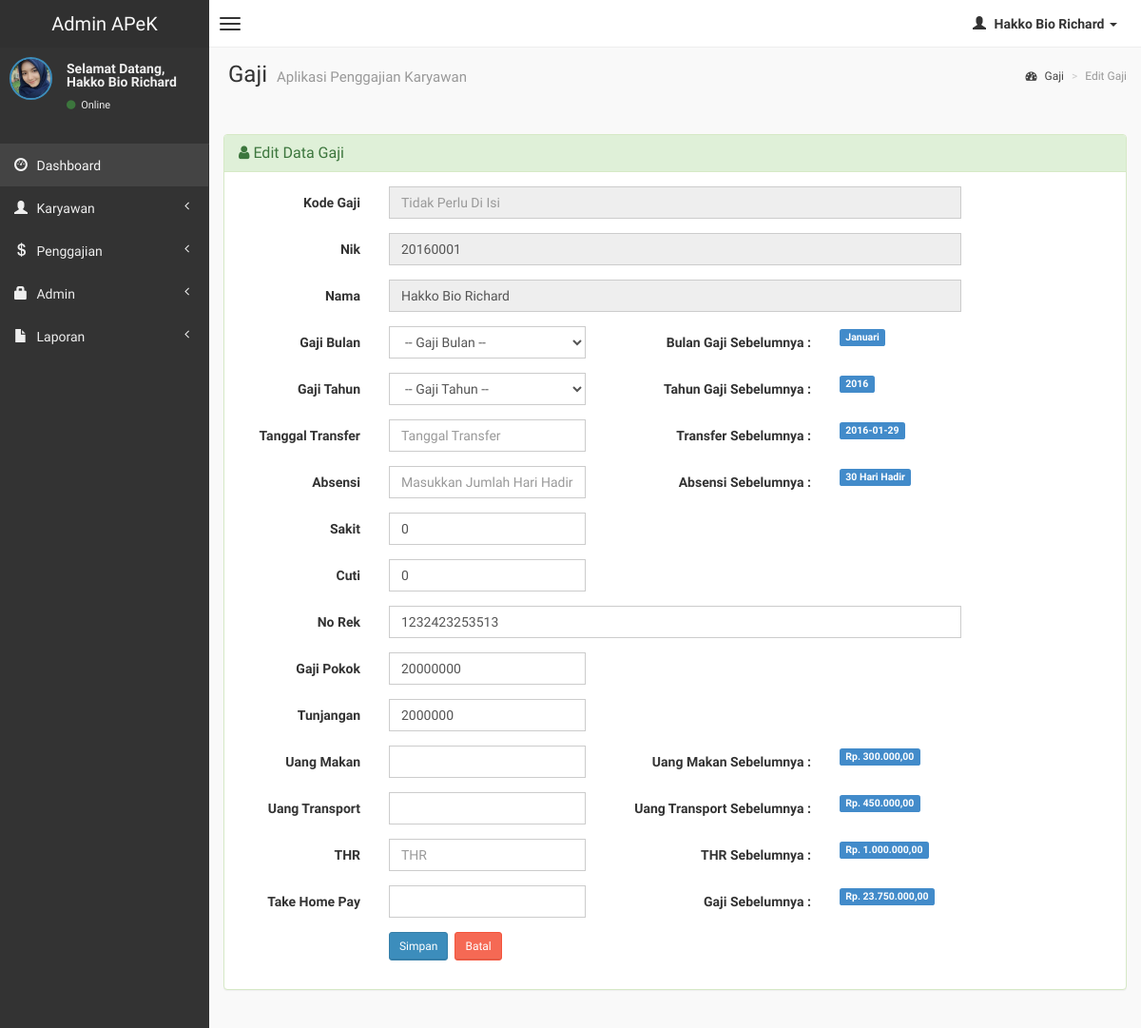
/admin/edit-gaji.php?hal=edit&kd_gaji=1 (signed in), run on an earlier commit of the app's database.
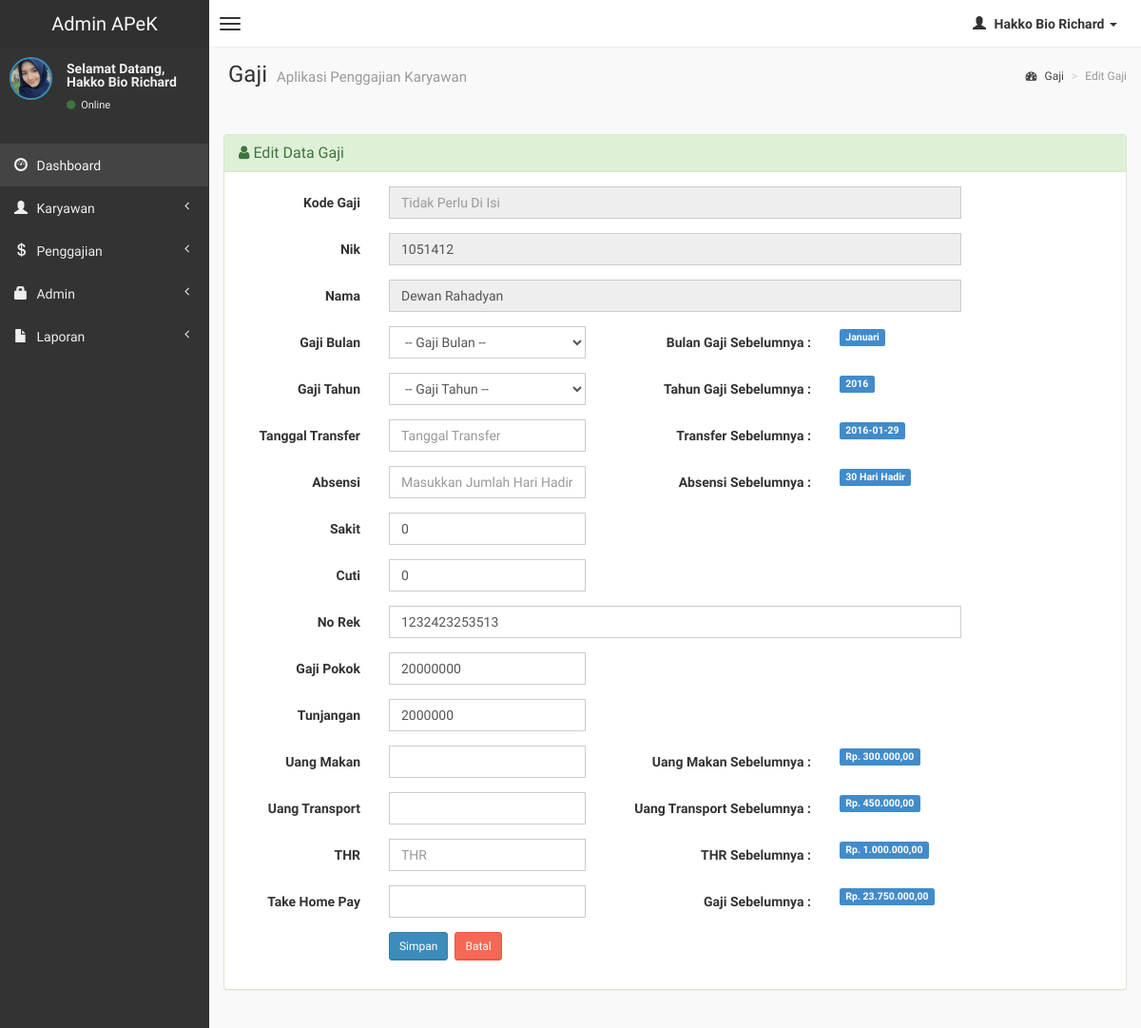
And on a later commit of the database.
### tables this page shows
CREATE TABLE `karyawan` (
  `nik` varchar(10) NOT NULL,
  `departemen` varchar(20) NOT NULL,
  `nama` varchar(50) NOT NULL,
  `alamat` varchar(150) NOT NULL,
  `gender` tinyint(1) NOT NULL,
  `no_hp` varchar(15) NOT NULL,
  `status` enum('tetap','kontrak','magang','outsource') NOT NULL,
  `gaji_pokok` int(225) NOT NULL,
  `tunjangan` int(225) NOT NULL
);

### admin/edit-gaji.php (the view, shortened to what the changed rows need)
<?php
if (empty($_SESSION['username'])){
	header('location:../index.php');
} else {
?>
<!DOCTYPE html>
<html>
    <head>
        <link href="../dist/css/bootstrap.css" rel="stylesheet" type="text/css" />
        <link href="//cdnjs.cloudflare.com/ajax/libs/font-awesome/4.1.0/css/font-awesome.min.css" rel="stylesheet" type="text/css" />
        <link href="//code.ionicframework.com/ionicons/1.5.2/css/ionicons.min.css" rel="stylesheet" type="text/css" />
        <link href="../css/morris/morris.css" rel="stylesheet" type="text/css" />
        <link href="../css/jvectormap/jquery-jvectormap-1.2.2.css" rel="stylesheet" type="text/css" />
        <link href="../css/datepicker/datepicker3.css" rel="stylesheet" type="text/css" />
        <link href="../css/daterangepicker/daterangepicker-bs3.css" rel="stylesheet" type="text/css" />
        <link href="../css/bootstrap-wysihtml5/bootstrap3-wysihtml5.min.css" rel="stylesheet" type="text/css" />
        <link href="../css/AdminLTE.css" rel="stylesheet" type="text/css" />
        <link rel="stylesheet" href="datatables/dataTables.bootstrap.css"/>
    </head>
    <body class="skin-black">
<?php } ?>
        <div class="wrapper row-offcanvas row-offcanvas-left">
            <aside class="right-side">
                <section class="content-header">
                    <h1>
                        Gaji
                        <small>Aplikasi Penggajian Karyawan</small>
                    </h1>
                </section>
                <section class="content">
<?php
            $kd = $_GET['kd_gaji'];
			$sql = mysqli_query($koneksi, "SELECT * FROM gajian WHERE kd_gaji='$kd'");
			if(mysqli_num_rows($sql) == 0){
				header("Location: gaji.php");
			}else{
				$row = mysqli_fetch_assoc($sql);
			}
			?>
                    <br />
                    <div class="row">
                        <div class="col-lg-12">
                        <div class="panel panel-success">
                        <div class="panel-body">
                  <div class="form-panel">
                      <form class="form-horizontal style-form" action="update-gaji.php" method="post" enctype="multipart/form-data" name="transfer" id="form1">
                          <?php
                          $kode = $row['nik'];
                    $query1="select * from karyawan where nik='$kode'";
                    $tampil=mysqli_query($koneksi, $query1) or die(mysqli_error());
                    while($data=mysqli_fetch_array($tampil))
                    {
                    ?>
                        <div class="form-group">
                              <label class="col-sm-2 col-sm-2 control-label">Nik</label>
                              <div class="col-sm-8">
                                  <input name="nik" type="text" id="nik" value="<?php echo $data['nik']; ?>" class="form-control" autocomplete="off" readonly="readonly" />
                              </div>
                          </div>
                        <div class="form-group">
                              <label class="col-sm-2 col-sm-2 control-label">Nama</label>
                              <div class="col-sm-8">
                                  <input name="" type="text" id="" value="<?php echo $data['nama']; ?>" class="form-control" autocomplete="off" readonly="readonly" />
                              </div>
                          </div> <?php } ?>
                      </form>
                  </div>
                  </div>
                  </div>
          		</div>
                    </div>
                </section>
            </aside>
        </div>
    </body>
</html>

What changed in the data, as far as the page shows it:
removed karyawan: nik "20160001", nama "Hakko Bio Richard"
added karyawan: nik "1051412", nama "Dewan Rahadyan"
